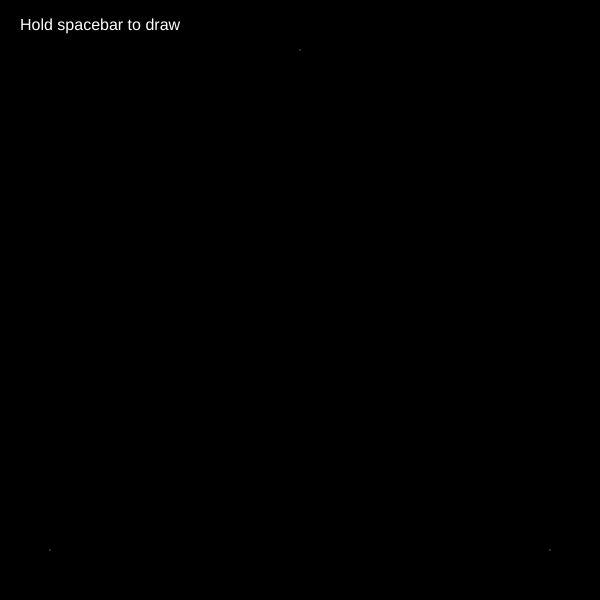
Frame 1 (no input)
Frame 60 (no input): identical to frame 1, image omitted
Frame 120 (the mouse pressed at the canvas centre since frame 60): identical to frame 1, image omitted

The p5.js sketch that drew this single still picture (run headless with seeded random() and noise() and a simulated clock; from frame 60 on, the mouse is pressed at the canvas centre):

// p5.js sketch
// ── sketch.js
function setup() {
    createCanvas(600, 600);
    translate(height / 2, width / 2);
    background(0);
    fill(255);
    textSize(16);
    text("Hold spacebar to draw", -height / 2 + 20, -width / 2 + 30);
    for (let i = 0; i < 3; i++) {
        points[i].show();
    }
}
let points = [new Point(250, 250), new Point(-250, 250), new Point(0, -250)];
function draw() {
    translate(height / 2, width / 2);
    if (keyIsPressed && keyCode === 32) {
        for (let i = 0; i < 50; i++) {
            points.push(
                points[points.length - 1].avg(points[floor(random() * 3)])
            );
            points[points.length - 1].show();
        }
    }
}

// ── point.js
class Point {
    constructor(x, y) {
        this.x = x;
        this.y = y;
    }

    show() {
        stroke(10);
        fill(255);
        circle(this.x, this.y, 2);
    }

    avg(point) {
        let x = (this.x + point.x) / 2;
        let y = (this.y + point.y) / 2;
        return new Point(x, y);
    }
}
